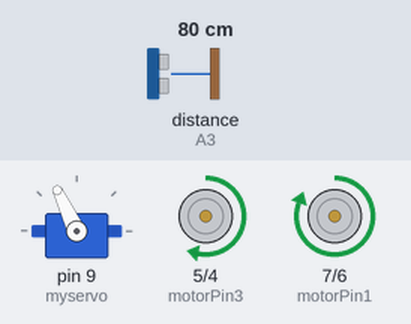
A sketch run on a simulated Arduino Uno, built with avr-gcc and run on an emulated ATmega328P. Parts: servo, motor-driver pin pairs drawn as motors (green arrow = first pin HIGH = forward, orange = second pin HIGH = backward, longer = more drive). The test bench sets the inputs (shaded band); at power-on: distance to the obstacle (sensor on A3) 80 cm. The echo pulse lasts 58.3 µs per cm.

Above: at 3.9 s.
4.0 s: distance to the obstacle (sensor on A3) set to 38 cm
5.5 s: distance to the obstacle (sensor on A3) set to 33 cm
At 6.7 s:
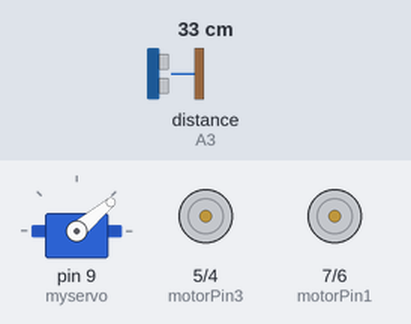
At 7.5 s:
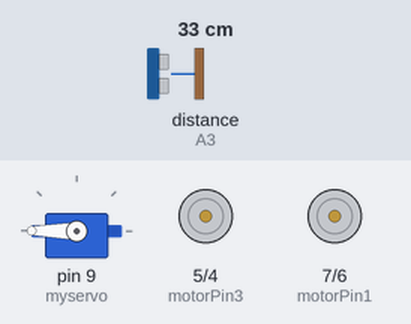
Timing chart, 0 to 14.5 s (numbered marks = the images above; inputs shaded):
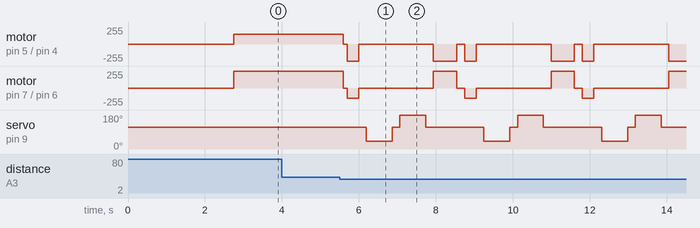

Measured:
- the behaviour switches between 36 and 35 cm on distance to the obstacle (sensor on A3) (found by bisection; images 0 and 1)
- after the input at 4.0 s, every drawn part: stays the same

The sketch:

UltrasonicSensorControl.ino
```cpp
#include <NewPing.h>
#include <Servo.h>

#define TRIG_PIN A2
#define ECHO_PIN A3
#define MAX_DISTANCE 200
NewPing sonar(TRIG_PIN, ECHO_PIN, MAX_DISTANCE);
Servo myservo;

boolean goesForward=false;
int distance = 100;
int speedSet = 0;

const int motorPin1 =7;
const int motorPin2 =6;
//Motor B
const int motorPin3 =5;
const int motorPin4 =4;

void setup()
{

  myservo.attach(9);
  myservo.write(115);
  delay(2000);
  distance = readPing();
  delay(100);
  distance = readPing();
  delay(100);
  distance = readPing();
  delay(100);
  distance = readPing();
  delay(100);
  }
  void loop ()
  {
    int distanceR =0;
    int distanceL =0;
    delay(40);

    if(distance<=35)
    {
      moveStop();
      delay(100);
      moveBackward();
      delay(300);
      moveStop();
      delay(200);
      distanceR = lookRight();
      delay(200);
      distanceL = lookLeft();
      delay(200);

      if(distanceR>=distanceL)
      {
        turnRight();
        turnRight();
        moveStop();
      }
      else
      {
        turnLeft();
        turnLeft();
        turnLeft();
        moveStop();
      }
    }
    else
    {
      moveForward();
    }
    distance = readPing();
  }

  int lookRight()
  {
    myservo.write(40);
    delay(500);
    int distance = readPing();
    delay(100);
    myservo.write(115);
    return distance;
  }
  int lookLeft()
  {
    myservo.write(180);
    delay(500);
    int distance = readPing();
    delay(100);
    myservo.write(115);
    return distance;
    delay(100);
  }

  int readPing(){
  delay(70);
  int cm = sonar.ping_cm();
  if(cm==0)
  {
    cm=250;
  }
  return cm;
}
void moveStop()
{
  analogWrite(motorPin1,0);
  analogWrite(motorPin2,0);
  analogWrite(motorPin3,0);
  analogWrite(motorPin4,0);
}

void moveForward()
{
  analogWrite(motorPin1,150);
  analogWrite(motorPin2,0);
  analogWrite(motorPin3,150);
  analogWrite(motorPin4,0);
}

void moveBackward()
{

  analogWrite(motorPin1,0);
  analogWrite(motorPin2,150);
  analogWrite(motorPin3,0);
  analogWrite(motorPin4,150);
}

void turnRight()
{
  analogWrite(motorPin1,150);
  analogWrite(motorPin2,0);
  analogWrite(motorPin3,0);
  analogWrite(motorPin4,150);
  delay(300);
  moveForward();
}

void turnLeft()
{
  analogWrite(motorPin1,0);
  analogWrite(motorPin2,150);
  analogWrite(motorPin3,150);
  analogWrite(motorPin4,0);
  delay(300);
  moveForward();
}
```
